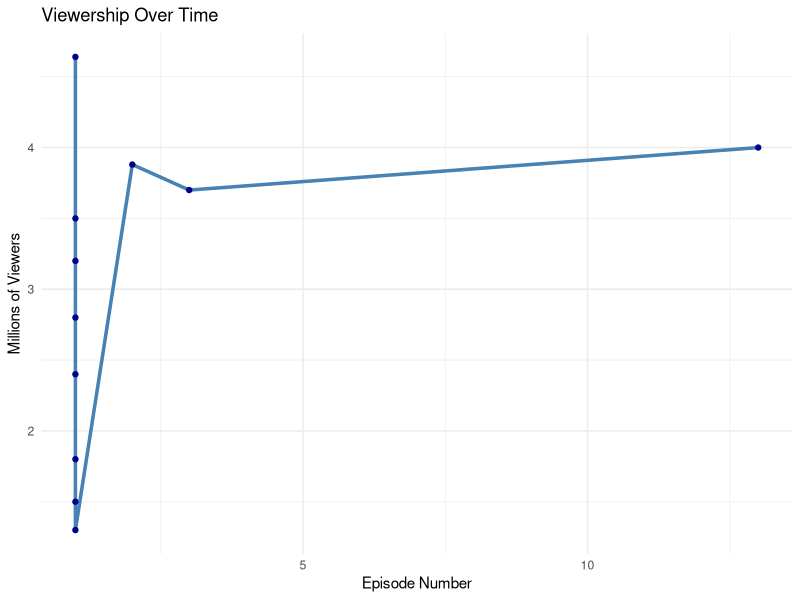
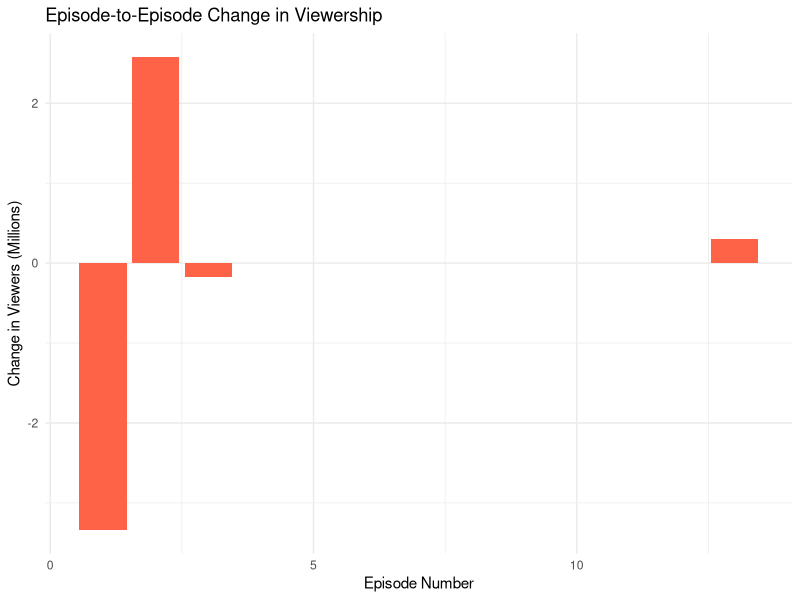

Recreate these plots in R, in order.
## ---- chunk 1
# Cargar librerías
library(tidyverse)
library(readr)

# Leer los datos desde el archivo CSV
viewership_data <- read_csv("suits_viewership.csv")
## ---- chunk 2
ggplot(viewership_data, aes(x = EpisodeNumber, y = Viewers)) +
  geom_line(color = "steelblue", size = 1.2) +
  geom_point(color = "darkblue") +
  labs(title = "Viewership Over Time",
       x = "Episode Number",
       y = "Millions of Viewers") +
  theme_minimal()
## ---- chunk 3
viewership_data <- viewership_data %>%
  arrange(EpisodeNumber) %>%
  mutate(Change = Viewers - lag(Viewers))

ggplot(viewership_data, aes(x = EpisodeNumber, y = Change)) +
  geom_col(fill = "tomato") +
  labs(title = "Episode-to-Episode Change in Viewership",
       x = "Episode Number",
       y = "Change in Viewers (Millions)") +
  theme_minimal()
